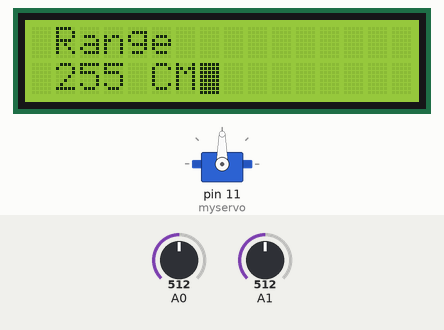
This sketch was run on a simulated Arduino Uno, built with avr-gcc and run on an emulated ATmega328P. Shown: servo, 16×2 character LCD. Inputs (shaded band) come from the test bench; at power-on: A0 = 512, A1 = 512. EEPROM starts erased; what the sketch prints to the serial monitor is not drawn.

Above: at 1.1 s.
At 5.2 s:
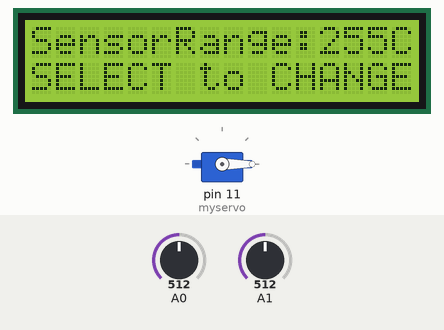
5.3 s: A0 set to 547
10.2 s: A0 set to 570
At 11.8 s:
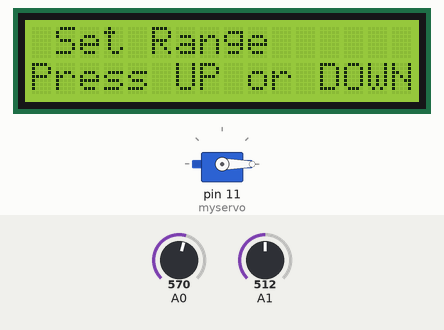
12.9 s: A0 set to 386
14.4 s: A0 set to 367
At 15.6 s:
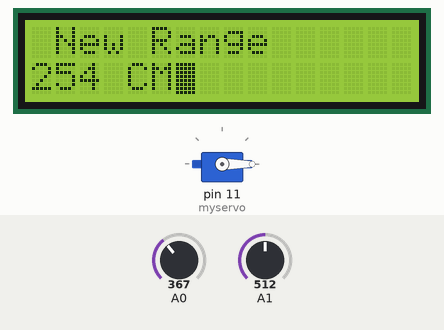
15.9 s: A0 set to 565
At 17.5 s:
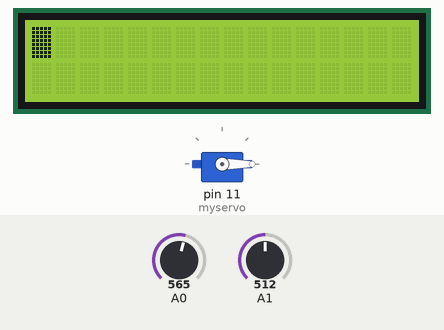
Timing chart, 0 to 19.0 s (numbered marks = the images above; inputs shaded):
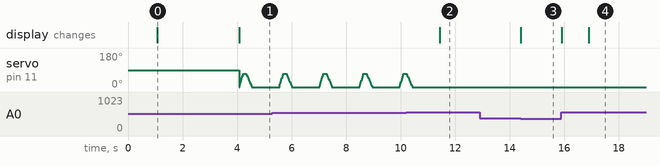

Measured:
- the behaviour switches between 554 and 555 on A0 (found by bisection; images 1 and 2)
- the behaviour switches between 380 and 379 on A0 (found by bisection; images 2 and 3)
- after the input at 10.2 s, servo on pin 11 (myservo): goes on until 10.4 s, then stays 0°; the display: changes after 1.2 s (image 2)
- after the input at 12.9 s, every drawn part: stays the same
- after the input at 14.4 s, the display: changes at once (image 3)
- after the input at 15.9 s, the display: first changes at once (image 4 shows a later state)
- what the display in image 0 shows lasts 3.0 s, from 1.1 s to 4.1 s

The sketch:

Spray_LCD.ino
```cpp
 #include <LiquidCrystal.h>
#include <EEPROM.h>
#include <Servo.h>
LiquidCrystal lcd(8, 9, 4, 5, 6, 7); //for LCD keypad
Servo myservo;
int pos = 0;

#define btnRIGHT  0
#define btnUP     1
#define btnDOWN   2
#define btnLEFT   3
#define btnSELECT 4
#define btnNONE   5

char rangeholder[6];


int sensitivityValueAdd = 0;
int sensitivityValue = EEPROM.read(sensitivityValueAdd);


int count = 0;

void setup() {
  // put your setup code here, to run once:
  myservo.attach(11);
  lcd.begin(16, 2);
  Serial.begin(9600);
  lcd.setCursor(1, 0);

  sprintf(rangeholder, "%02d", sensitivityValue);

  lcd.print("Range");
  delay(1000);

  lcd.setCursor(1, 1);
  lcd.print(rangeholder);
  lcd.print(" ");
  lcd.print("CM");


  lcd.blink();
  delay(3000);
  lcd.clear();

}

void loop() {


  if (count == 0) {

    sprintf(rangeholder, "%02d", sensitivityValue);


    lcd.setCursor(0, 0);
    lcd.print("SensorRange:");
    lcd.print(rangeholder);
    lcd.print("CM");
    lcd.setCursor(0, 1);
    lcd.print("SELECT to CHANGE");   //change this portion to display desired text, value of saved distance is stored in variable : "sensitivityValue"
    int sensorValue = analogRead(A1);
    Serial.println(sensorValue);   //sensorValue holds the live values from Sharp Sensor

    int sensitivityValueinAnalog = get_analogValue(sensitivityValue);

    if (sensorValue > sensitivityValueinAnalog)  //earlier it was >360
    { //spray
      Serial.println("  SPRAY!!  ");

      for (pos = 0; pos <= 70; pos += 1) {
        myservo.write(pos);
        delay(2);
      }
      delay (100);


      for (pos = 70; pos >= 0; pos -= 1) {
        // in steps of 1 degree
        myservo.write(pos);
        delay(3);
      }
      delay (1000);
    }


  }

  if (count == 1) {
    // put your main code here, to run repeatedly:
    if (getLCDButton() == btnUP) {
      lcd.clear();
      lcd.setCursor(1, 0);
      lcd.print("New Range");
      lcd.setCursor(0, 1);


      sensitivityValue = sensitivityValue + 1;

      if (sensitivityValue > 20) {
        sensitivityValue = 20;       //change this to change value capped at 20
      }

      sprintf(rangeholder, "%02d", sensitivityValue);
      lcd.print(rangeholder);
      lcd.print(" ");
      lcd.print("CM");
      while (getLCDButton() == btnUP);    //replace while with delay(500); to make the functionality of longpress to increment or decrement. Right now one press to increase/decrease by 1.
    }


    if (getLCDButton() == btnDOWN) {
      lcd.clear();
      lcd.setCursor(1, 0);
      lcd.print("New Range");
      lcd.setCursor(0, 1);


      sensitivityValue = sensitivityValue - 1;

      if (sensitivityValue < 5) {
        sensitivityValue = 5;   //change this to change value capped at 5
      }
      sprintf(rangeholder, "%02d", sensitivityValue);
      lcd.print(rangeholder);
      lcd.print(" ");
      lcd.print("CM");
      while (getLCDButton() == btnDOWN);
    }
  }


  if (getLCDButton() == btnSELECT && count == 0) {
    lcd.clear();
    lcd.setCursor(1, 0);

    count = 1;


    lcd.print("Set Range");
    lcd.setCursor(0, 1);
    lcd.print("Press UP or DOWN");

    while (getLCDButton() == btnSELECT);
  }


  if (getLCDButton() == btnSELECT && count == 1) {
    lcd.clear();
    lcd.setCursor(1, 0);

    EEPROM.update(sensitivityValueAdd, sensitivityValue);


    lcd.print("Range Saved!");  //This is not coming in one line. Can be split into two lines. by changing lcd.setCursor();
    delay(1000);
    count = 0;
    lcd.clear();
    while (getLCDButton() == btnSELECT);
  }
}


int getLCDButton() {
  int adc_key_in = analogRead(0);

  /*
     The button values are centered on:
     0000 - right
     0100 - up
     0256 - down
     0410 - left
     0640 - select
     1023 - none
  */

  if (adc_key_in > 1000) return btnNONE;
  if (adc_key_in < 50)   return btnRIGHT;
  if (adc_key_in < 195)  return btnUP;
  if (adc_key_in < 380)  return btnDOWN;
  if (adc_key_in < 555)  return btnLEFT;
  if (adc_key_in < 790)  return btnSELECT;

  return btnNONE;
}

int get_analogValue (uint16_t Distancevalue) {

  return round((2076.0 / Distancevalue) + 11);   //found this formula on Sharp data sheet corresponding to our sensor model. Verified by keeping a ruler. occasional slight error is there but is acceptable.
}
```
